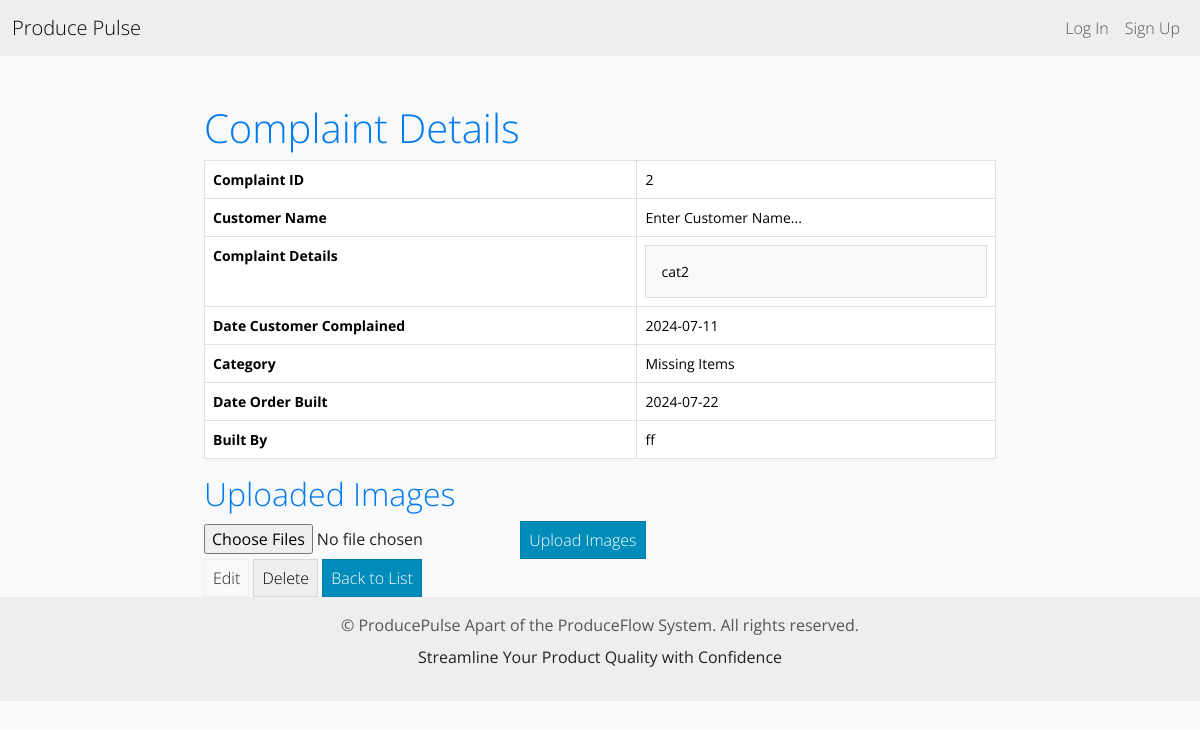
/item/2/, run on the app's committed database.
### inventory/models.py (models this page shows, shortened)
class InventoryItem(models.Model):
    STATUS_CHOICES = [ # For Status Tagging Syste,
        ('new', 'New'),
        ('in_progress', 'In Progress'),
        ('waiting', 'Waiting'),
        ('closed', 'Closed')
    ]
    customer = models.ForeignKey(Customer, on_delete=models.CASCADE, related_name='inventory_items', null=True, blank=True) #Customer field dropdown
    status = models.CharField(max_length=20, choices=STATUS_CHOICES, default='New') #For status tagging system
    name = models.CharField(default="Enter Customer Name...", max_length=200) #Old cs name field
    complaint = models.TextField(max_length=2000, default="Enter Complaint...")
    date_complained = models.CharField(max_length=10, default="MM/DD/YYYY") #Date picker field for complained date
    category = models.ForeignKey('Category', on_delete=models.SET_NULL, blank=True, null=True) #Category dropdown
    date_created = models.DateField(auto_now_add=True) #Date created field, is timestamped
    date_built = models.CharField(max_length=10, default="MM/DD/YYYY") #Date picker field for built date
    built_by = models.CharField(max_length=200, default="Enter Builder Name...") #Builder name field, text input
    user = models.ForeignKey(User, on_delete=models.DO_NOTHING) #User field, auto stamped

class Category(models.Model):
    name = models.CharField(max_length=200)
    class Meta:
        verbose_name_plural = 'Categories'
    def __str__(self):
        return self.name

### inventory/views.py (the view)
# urls.py: path('item/<int:pk>/', views.item_detail , name='detail-item'),
def item_detail(request, pk):
    item = get_object_or_404(InventoryItem, pk=pk)
    images = ItemImages.objects.filter(item=item)
    if request.method == 'POST':
        images_form = ItemImagesForm(request.POST, request.FILES)
        if images_form.is_valid():
            uploaded_images = request.FILES.getlist('images')
            for image in uploaded_images:
                ItemImages.objects.create(item=item, image=image)
            logger.info('Images uploaded for item ID: %s', item.id)
            return redirect('detail-item', pk=item.pk)
        else:
            logger.error('Image upload failed for item ID: %s', item.id)
            return render(request, 'inventory/item_detail.html', {
                'images_form': images_form,
                'item': item,
                'images': images,
                'image_errors': images_form.errors
            })
    else:
        images_form = ItemImagesForm()
    return render(request, 'inventory/item_detail.html', {
        'images_form': images_form,
        'item': item,
        'images': images
    })

### inventory/forms.py
class ItemImagesForm(forms.ModelForm):
    images = forms.FileField(
        widget=MultipleFileInput(attrs={'accept': 'image/*'}),
        required=False,
        validators=[validate_image_file]
    )
    class Meta:
        model = ItemImages
        fields = ['images']

### inventory/forms.py (called while the page is built)
    def render(self, name, value, attrs=None, renderer=None):
        if value is None:
            value = []
        final_attrs = self.build_attrs(attrs, {'type': self.input_type, 'name': name})
        return format_html('<input{} multiple>', flatatt(final_attrs))

### inventory/templates/inventory/item_detail.html (shortened to what this page needs)
{% extends 'inventory/base.html' %}
{% block content %}
    <div class="row">
        <div class="col-md-8 col-12 mx-auto mt-5">
            <h1>Complaint Details</h1>
            <table class="table table-bordered">
                <tr><th>Complaint ID</th><td>{{ item.id }}</td></tr>
                <tr><th>Customer Name</th><td>{{ item.name }}</td></tr>
                <tr>
                    <th>Complaint Details</th>
                    <td>
                        <div class="complaint-thread">
                            {% for line in item.complaint.splitlines %}
                                {% if line %}
                                    <div class="complaint-entry">
                                        {{ line|safe }}
                                    </div>
                                {% endif %}
                            {% endfor %}
                        </div>
                    </td>
                </tr>
                <tr><th>Date Customer Complained</th><td>{{ item.date_complained }}</td></tr>
                <tr><th>Category</th><td>{{ item.category }}</td></tr>
                <tr><th>Date Order Built</th><td>{{ item.date_built }}</td></tr>
                <tr><th>Built By</th><td>{{ item.built_by }}</td></tr>
            </table>
            <h2>Uploaded Images</h2>
            <form method="post" enctype="multipart/form-data">
                {{ images_form.images }}
                <button type="submit" class="btn btn-primary">Upload Images</button>
            </form>
            <a href="{% url 'edit-item' item.id %}" class="btn btn-outline-secondary">Edit</a>
            <a href="{% url 'delete-item' item.id %}" class="btn btn-secondary">Delete</a>
            <a href="{% url 'dashboard' %}" class="btn btn-primary">Back to List</a>
        </div>
    </div>
{% endblock %}

### static/css/styles.css (style rules this page uses)
body { background-color: #f8f9fa; }
h1, h2 { color: #0079f1; }
.complaint-thread { max-height: 400px; overflow-y: auto; border: 1px solid #ddd; padding: 10px; background-color: #f9f9f9; }
.complaint-entry { padding: 5px; border-bottom: 1px solid #ddd; }
.complaint-entry:last-child { border-bottom: none; }

### data on the page
InventoryItem: id "2", name "Enter Customer Name...", splitlines "cat2", date_complained "2024-07-11", category "Missing Items", date_built "2024-07-22", built_by "ff"
